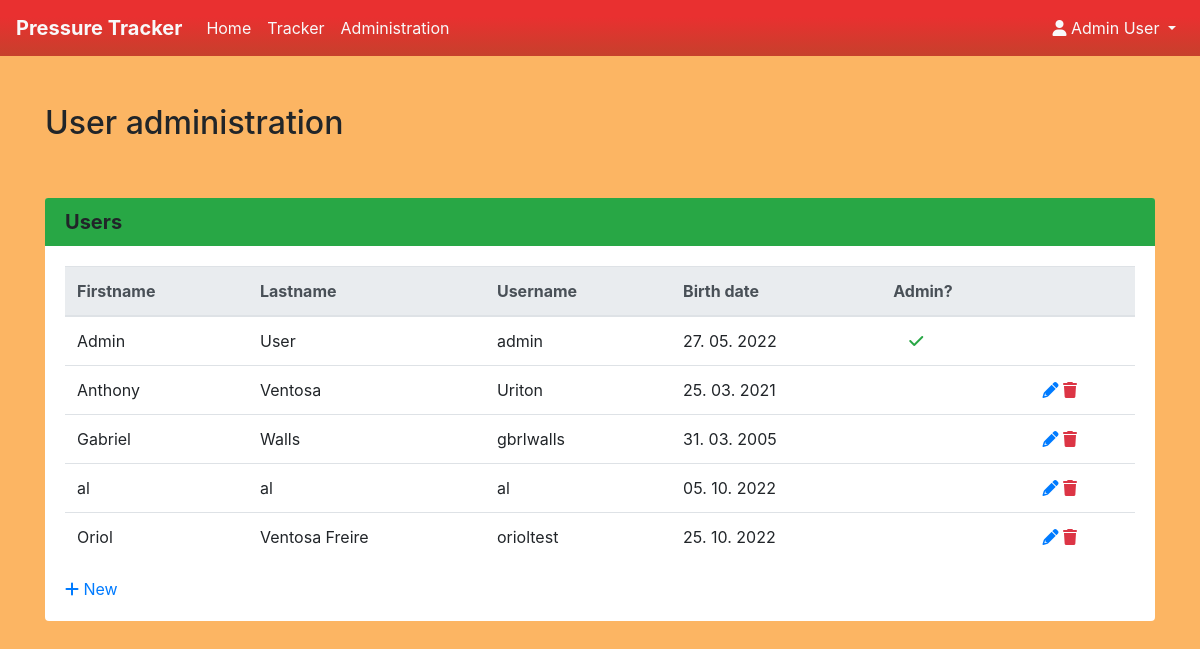
Page /admin (signed in) on the earlier database version.
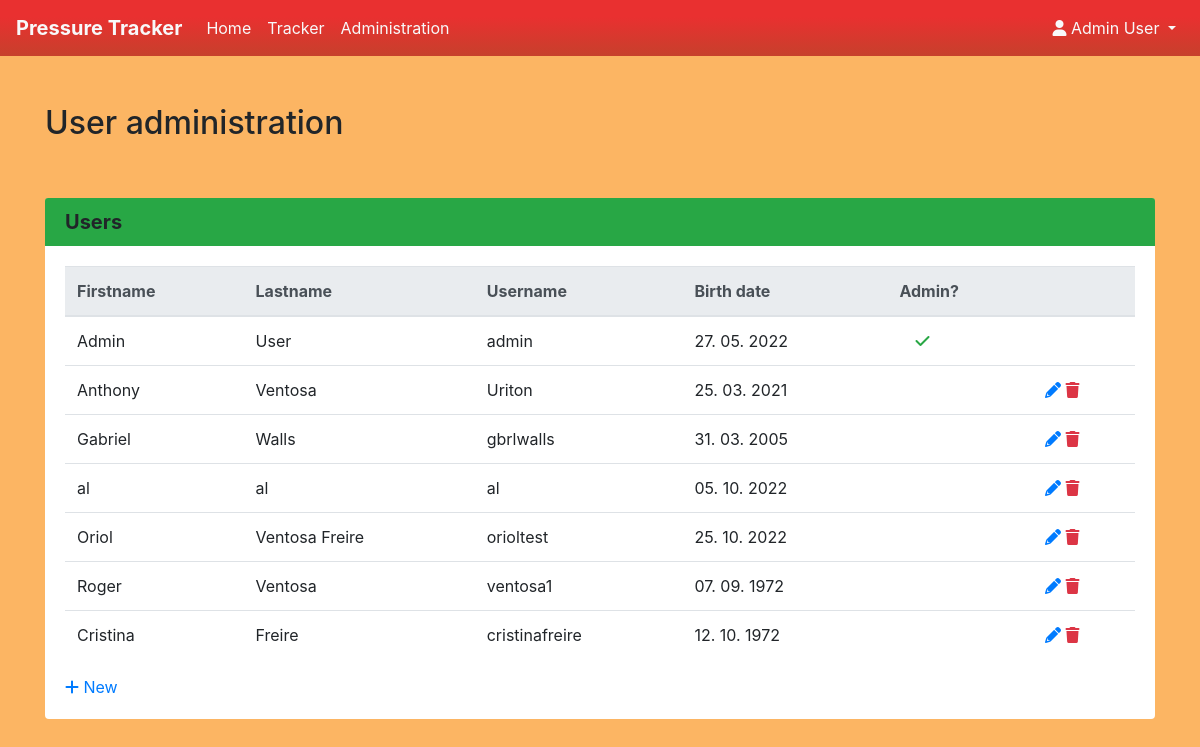
Same page on the later database version.
### app1.py (models this page shows, shortened)
class User(db.Model):
    __tablename__ = 'user'
    id = db.Column(db.Integer, nullable=False,
                   primary_key=True, autoincrement=True)
    firstname = db.Column(db.String, nullable=False)
    lastname = db.Column(db.String, nullable=False)
    username = db.Column(db.String, nullable=False, unique=True)
    password = db.Column(db.String, nullable=False)
    birth_date = db.Column(db.DateTime, nullable=False)
    is_admin = db.Column(db.Boolean, default=False)

### app1.py (the view)
@app.route('/admin', methods=['GET', 'POST'])
def admin():
    if not session or session['loggedin'] == False:
        message = 'You do not have access permission.'
        abort(401, message)
    if session['is_admin'] == False:
        message = 'You are not authorized to access administration section.'
        abort(403, message)
    users = db.session.query(User).all()
    if len(users) == 0:
        users = None
    data = {
        'title': 'User administration',
        'users': users,
    }
    return render_template('admin.html', data=data, user=session)

### templates/admin.html (shortened to what this page needs)
{% extends "base.html" %}
{% block content %}
	<div class="container">
	  <div class="row my-5">
	    <div class="col-12">
		  <h2>{{ data.title }}</h2>
		</div>
	  </div>
      <div class="row my-5">
        <div class="col-12">
		  <div class="card mx-auto">
		    <h5 class="card-header text-black bg-success"><b>Users</b></h5>
			<div class="card-body">
			  {% if data.users %}
			  <table class="table">
			    <thead class="thead-light">
				  <tr>
				    <th>Firstname</th>
				    <th>Lastname</th>
				    <th>Username</th>
				    <th>Birth date</th>
				    <th>Admin?</th>
				    <th></th>
				  </tr>
				</thead>
				<tbody>
			      {% for item in data.users %}
				  <tr>
			        <td>{{ item.firstname }}</td>
			        <td>{{ item.lastname }}</td>
			        <td>{{ item.username }}</td>
			        <td>{{ item.birth_date.strftime('%d. %m. %Y') }}</td>
			        <td>{% if item.is_admin %}<i class="fa-solid fa-check text-success mx-3"></i>{% endif %}</td>
					<td>
					  {% if item.id != 1 %}
					  <a href="/user/edit/{{ item.id }}"><i class="fa-solid fa-pencil"></i></a>
					  <a href="/user/delete/{{ item.id }}" class="text-danger"><i class="fa-solid fa-trash"></i></a>
					  {% endif %}
					</td>
			      </tr>
			      {% endfor %}
			    </tbody>
			  </table>
			  {% else %}
			  <div>No users to display.</div>
			  {% endif %}
			  <div>
			    <a href="/user/add"><i class="fa-solid fa-plus"></i> New</a>
			  </div>
			</div>
		  </div>
		</div>
	  </div>
	</div>
{% endblock %}

### templates/base.html (shortened to what this page needs)
<!DOCTYPE html>
<html>
<head>
	<link rel="stylesheet" href="{{ url_for('static', filename='css/bootstrap.min.css') }}">
	<link rel="stylesheet" href="{{ url_for('static', filename='css/bootstrap-datepicker3.css') }}">
    <link href="{{ url_for('static', filename='css/bootstrap4-toggle.min.css') }}" rel="stylesheet">
	<link rel="stylesheet" href="{{ url_for('static', filename='css/fontawesome-6.1.1.min.css') }}">
</head>
<body>
	<nav class="navbar navbar-expand-lg navbar-light custom-gradient1">
	  <b><a class="navbar-brand text-light" href="/">Pressure Tracker</a> </b>
	  <div class="collapse navbar-collapse" id="navbarSupportedContent">
		<ul class="navbar-nav mr-auto">
		  <li class="nav-item">
			<a class="nav-link text-light" href="/">Home</a>
		  </li>
		  <li class="nav-item">
			<a class="nav-link text-light" href="/tracker">Tracker</a>
		  </li>
		  {% if user and user.is_admin %}
		  <li class="nav-item">
			<a class="nav-link text-light" href="/admin">Administration</a>
		  </li>
		  {% endif %}
		</ul>
		<ul class="navbar-nav ml-auto">
		  {% if user and user.loggedin %}
		  <li class="nav-item dropdown">
			<a class="nav-link dropdown-toggle text-light" href="#" id="userMenu" role="button" data-toggle="dropdown" aria-haspopup="true" aria-expanded="false">
			  <span class="fa fa-user"></span> {{ user.firstname }} {{ user.lastname }}
			</a>
		  </li>
		  {% else %}
		  <li class="nav-item">
			<a class="nav-link" href="/login"><b>Sign in</b></a>
		  </li>
		  {% endif %}
		</ul>
	  </div>
	</nav>
	{% block content %}{% endblock%}
</body>
</html>

### templates/base.html (style rules this page uses)
body { background-color: #fcb563; }
.custom-gradient1 { background: rgb(221, 92, 72); background: linear-gradient(0deg, rgb(199, 64, 44) 0%, rgb(233, 48, 48) 70%); }
.card { border: 0; }
.card-header { border-bottom: 0; }

Differences in the rows shown:
added User: firstname "Roger", lastname "Ventosa", username "ventosa1", birth_date "07. 09. 1972"
added User: firstname "Cristina", lastname "Freire", username "cristinafreire", birth_date "12. 10. 1972"
